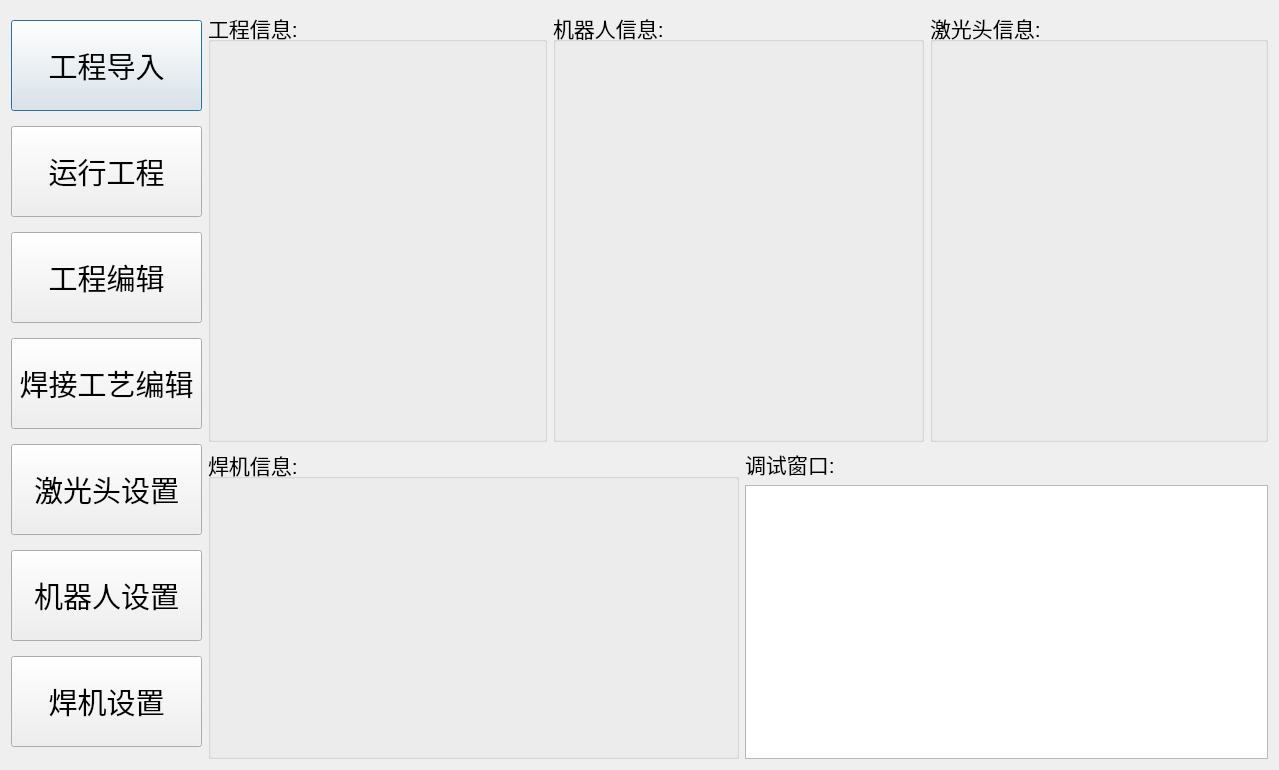
<?xml version="1.0" encoding="UTF-8"?>
<ui version="4.0">
 <class>qtweldingDlg</class>
 <widget class="QDialog" name="qtweldingDlg">
  <property name="geometry">
   <rect>
    <x>0</x>
    <y>0</y>
    <width>1279</width>
    <height>770</height>
   </rect>
  </property>
  <property name="windowTitle">
   <string>Dialog</string>
  </property>
  <layout class="QGridLayout" name="gridLayout_2">
   <item row="0" column="0" rowspan="2">
    <layout class="QVBoxLayout" name="verticalLayout">
     <item>
      <widget class="QPushButton" name="pushButton">
       <property name="minimumSize">
        <size>
         <width>191</width>
         <height>91</height>
        </size>
       </property>
       <property name="maximumSize">
        <size>
         <width>191</width>
         <height>91</height>
        </size>
       </property>
       <property name="font">
        <font>
         <pointsize>22</pointsize>
        </font>
       </property>
       <property name="text">
        <string>工程导入</string>
       </property>
      </widget>
     </item>
     <item>
      <widget class="QPushButton" name="pushButton_2">
       <property name="minimumSize">
        <size>
         <width>191</width>
         <height>91</height>
        </size>
       </property>
       <property name="maximumSize">
        <size>
         <width>191</width>
         <height>91</height>
        </size>
       </property>
       <property name="font">
        <font>
         <pointsize>22</pointsize>
        </font>
       </property>
       <property name="text">
        <string>运行工程</string>
       </property>
      </widget>
     </item>
     <item>
      <widget class="QPushButton" name="pushButton_3">
       <property name="minimumSize">
        <size>
         <width>191</width>
         <height>91</height>
        </size>
       </property>
       <property name="maximumSize">
        <size>
         <width>191</width>
         <height>91</height>
        </size>
       </property>
       <property name="font">
        <font>
         <pointsize>22</pointsize>
        </font>
       </property>
       <property name="text">
        <string>工程编辑</string>
       </property>
      </widget>
     </item>
     <item>
      <widget class="QPushButton" name="pushButton_4">
       <property name="minimumSize">
        <size>
         <width>191</width>
         <height>91</height>
        </size>
       </property>
       <property name="maximumSize">
        <size>
         <width>191</width>
         <height>91</height>
        </size>
       </property>
       <property name="font">
        <font>
         <pointsize>22</pointsize>
        </font>
       </property>
       <property name="text">
        <string>焊接工艺编辑</string>
       </property>
      </widget>
     </item>
     <item>
      <widget class="QPushButton" name="pushButton_5">
       <property name="minimumSize">
        <size>
         <width>191</width>
         <height>91</height>
        </size>
       </property>
       <property name="maximumSize">
        <size>
         <width>191</width>
         <height>91</height>
        </size>
       </property>
       <property name="font">
        <font>
         <pointsize>22</pointsize>
        </font>
       </property>
       <property name="text">
        <string>激光头设置</string>
       </property>
      </widget>
     </item>
     <item>
      <widget class="QPushButton" name="pushButton_6">
       <property name="minimumSize">
        <size>
         <width>191</width>
         <height>91</height>
        </size>
       </property>
       <property name="maximumSize">
        <size>
         <width>191</width>
         <height>91</height>
        </size>
       </property>
       <property name="font">
        <font>
         <pointsize>22</pointsize>
        </font>
       </property>
       <property name="text">
        <string>机器人设置</string>
       </property>
      </widget>
     </item>
     <item>
      <widget class="QPushButton" name="pushButton_7">
       <property name="minimumSize">
        <size>
         <width>191</width>
         <height>91</height>
        </size>
       </property>
       <property name="maximumSize">
        <size>
         <width>191</width>
         <height>91</height>
        </size>
       </property>
       <property name="font">
        <font>
         <pointsize>22</pointsize>
        </font>
       </property>
       <property name="text">
        <string>焊机设置</string>
       </property>
      </widget>
     </item>
    </layout>
   </item>
   <item row="0" column="1">
    <layout class="QHBoxLayout" name="horizontalLayout">
     <item>
      <widget class="QGroupBox" name="groupBox">
       <property name="minimumSize">
        <size>
         <width>331</width>
         <height>431</height>
        </size>
       </property>
       <property name="maximumSize">
        <size>
         <width>662</width>
         <height>862</height>
        </size>
       </property>
       <property name="font">
        <font>
         <pointsize>16</pointsize>
        </font>
       </property>
       <property name="title">
        <string>工程信息:</string>
       </property>
      </widget>
     </item>
     <item>
      <widget class="QGroupBox" name="groupBox_2">
       <property name="minimumSize">
        <size>
         <width>371</width>
         <height>431</height>
        </size>
       </property>
       <property name="maximumSize">
        <size>
         <width>742</width>
         <height>862</height>
        </size>
       </property>
       <property name="font">
        <font>
         <pointsize>16</pointsize>
        </font>
       </property>
       <property name="title">
        <string>机器人信息:</string>
       </property>
      </widget>
     </item>
     <item>
      <widget class="QGroupBox" name="groupBox_3">
       <property name="minimumSize">
        <size>
         <width>291</width>
         <height>431</height>
        </size>
       </property>
       <property name="maximumSize">
        <size>
         <width>582</width>
         <height>862</height>
        </size>
       </property>
       <property name="font">
        <font>
         <pointsize>16</pointsize>
        </font>
       </property>
       <property name="title">
        <string>激光头信息:</string>
       </property>
      </widget>
     </item>
    </layout>
   </item>
   <item row="1" column="1">
    <layout class="QGridLayout" name="gridLayout">
     <item row="0" column="0" rowspan="2">
      <widget class="QGroupBox" name="groupBox_4">
       <property name="minimumSize">
        <size>
         <width>531</width>
         <height>301</height>
        </size>
       </property>
       <property name="maximumSize">
        <size>
         <width>1062</width>
         <height>602</height>
        </size>
       </property>
       <property name="font">
        <font>
         <pointsize>16</pointsize>
        </font>
       </property>
       <property name="title">
        <string>焊机信息:</string>
       </property>
      </widget>
     </item>
     <item row="0" column="1">
      <widget class="QLabel" name="label">
       <property name="minimumSize">
        <size>
         <width>91</width>
         <height>31</height>
        </size>
       </property>
       <property name="maximumSize">
        <size>
         <width>91</width>
         <height>31</height>
        </size>
       </property>
       <property name="font">
        <font>
         <pointsize>16</pointsize>
        </font>
       </property>
       <property name="text">
        <string>调试窗口:</string>
       </property>
      </widget>
     </item>
     <item row="1" column="1">
      <widget class="QTextBrowser" name="textBrowser">
       <property name="minimumSize">
        <size>
         <width>481</width>
         <height>271</height>
        </size>
       </property>
       <property name="maximumSize">
        <size>
         <width>962</width>
         <height>542</height>
        </size>
       </property>
      </widget>
     </item>
    </layout>
   </item>
  </layout>
 </widget>
 <resources/>
 <connections/>
</ui>
